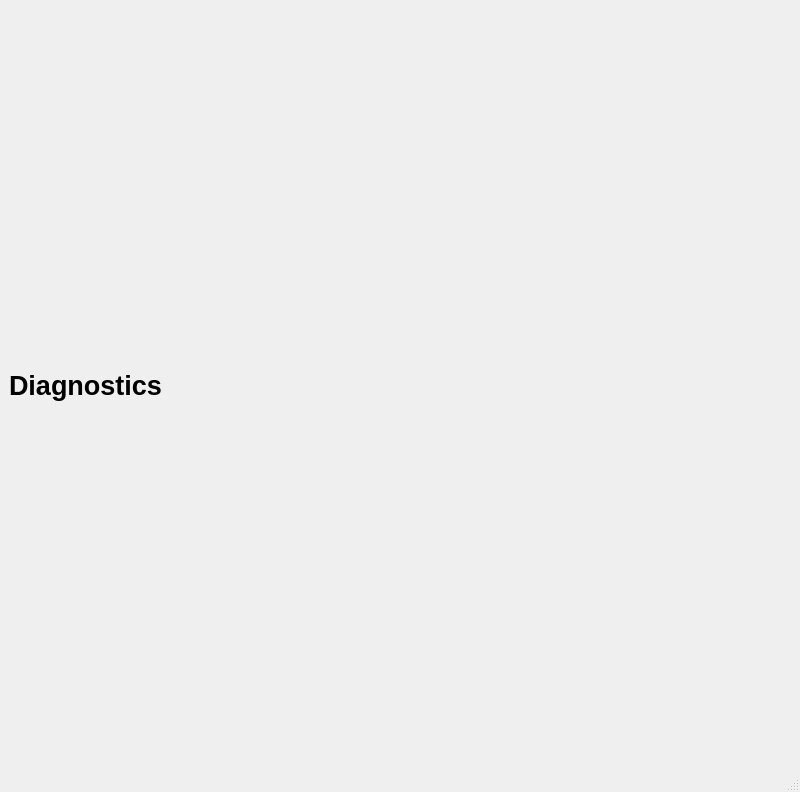
<?xml version="1.0" encoding="UTF-8"?>
<ui version="4.0">
 <class>MainWindow</class>
 <widget class="QMainWindow" name="MainWindow">
  <property name="geometry">
   <rect>
    <x>0</x>
    <y>0</y>
    <width>800</width>
    <height>792</height>
   </rect>
  </property>
  <property name="windowTitle">
   <string>MainWindow</string>
  </property>
  <widget class="QWidget" name="centralwidget">
   <layout class="QGridLayout" name="gridLayout_2">
    <item row="0" column="0">
     <layout class="QGridLayout" name="gridLayout">
      <item row="0" column="0">
       <widget class="QLabel" name="label">
        <property name="font">
         <font>
          <family>Arial</family>
          <pointsize>20</pointsize>
          <weight>75</weight>
          <bold>true</bold>
         </font>
        </property>
        <property name="text">
         <string>Diagnostics</string>
        </property>
       </widget>
      </item>
     </layout>
    </item>
   </layout>
  </widget>
  <widget class="QMenuBar" name="menubar">
   <property name="geometry">
    <rect>
     <x>0</x>
     <y>0</y>
     <width>800</width>
     <height>21</height>
    </rect>
   </property>
  </widget>
  <widget class="QStatusBar" name="statusbar"/>
 </widget>
 <resources/>
 <connections/>
</ui>
